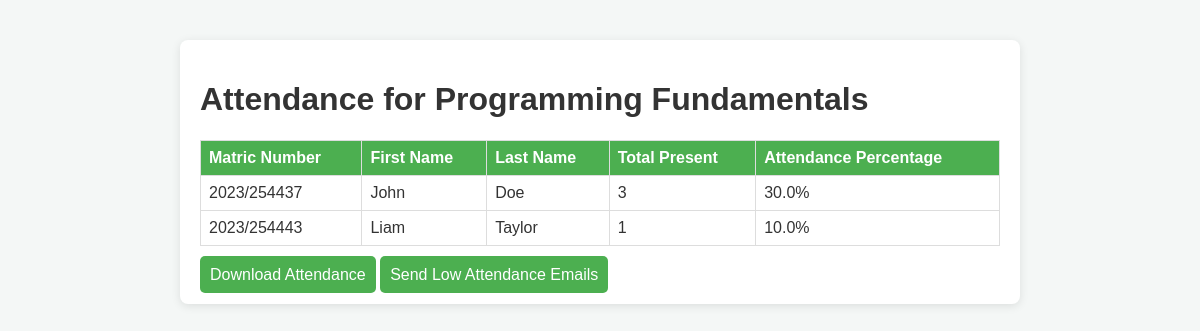
Screenshot of /view_attendance/102 (signed in) with the database file from the repository.
### tables this page shows
CREATE TABLE courses (
    course_id INTEGER PRIMARY KEY AUTOINCREMENT,
    course_name TEXT NOT NULL,
    lecturer_id INTEGER,
    FOREIGN KEY (lecturer_id) REFERENCES lecturers(id)
);

CREATE TABLE students (
    id INTEGER PRIMARY KEY AUTOINCREMENT,
    matric_number TEXT NOT NULL UNIQUE,
    first_name TEXT,
    last_name TEXT,
    email TEXT,
    department TEXT,
    phone_number TEXT,
    parent_email TEXT
);

### app.py (the view)
@app.route('/view_attendance/<int:course_id>')
def view_attendance(course_id):
    if 'user_id' not in session:
        return redirect(url_for('login'))
    db = get_db()
    course = db.execute('SELECT * FROM courses WHERE course_id = ?', (course_id,)).fetchone()
    if not course:
        flash("Course not found!")
        return redirect(url_for('lecturer_dashboard'))
    attendance_records = db.execute('''
        SELECT s.matric_number, s.first_name, s.last_name,
               COUNT(CASE WHEN a.status = "Present" THEN 1 END) AS total_present
        FROM attendance a
        JOIN students s ON a.student_id = s.id
        WHERE a.course_id = ?
        GROUP BY s.id
    ''', (course_id,)).fetchall()
    total_classes = 10  # Replace with the actual number of classes
    attendance_data = []
    for record in attendance_records:
        total_present = record['total_present']
        percentage = (total_present / total_classes) * 100
        attendance_data.append({
            'matric_number': record['matric_number'],
            'first_name': record['first_name'],
            'last_name': record['last_name'],
            'total_present': total_present,
            'attendance_percentage': round(percentage, 2),
        })
    return render_template('view_attendance.html', course=course, attendance=attendance_data)

### app.py (called while the page is built)
def get_db():
    conn = sqlite3.connect('attendance_system.db')
    conn.row_factory = sqlite3.Row
    return conn

### templates/view_attendance.html (shortened to what this page needs)
<!DOCTYPE html>
<html lang="en">
<head>
</head>
<body>
<div class="container">
    <h1>Attendance for {{ course['course_name'] }}</h1>
<table>
    <thead>
        <tr>
            <th>Matric Number</th>
            <th>First Name</th>
            <th>Last Name</th>
            <th>Total Present</th>
            <th>Attendance Percentage</th>
        </tr>
    </thead>
    <tbody>
        {% for record in attendance %}
        <tr>
            <td>{{ record.matric_number }}</td>
            <td>{{ record.first_name }}</td>
            <td>{{ record.last_name }}</td>
            <td>{{ record.total_present }}</td>
            <td>{{ record.attendance_percentage }}%</td>
        </tr>
        {% endfor %}
    </tbody>
</table>
    <a href="{{ url_for('download_attendance', course_id=course['course_id']) }}" class="btn">Download Attendance</a>
    <a href="{{ url_for('send_low_attendance_emails', course_id=course['course_id']) }}" class="btn">Send Low Attendance Emails</a>
</div>
</body>
</html>

### templates/view_attendance.html (style rules this page uses)
body { font-family: Arial, sans-serif; margin: 0; padding: 0; background-color: #f4f7f6; color: #333; }
.container { max-width: 800px; margin: 40px auto; background-color: #fff; padding: 20px; box-shadow: 0 2px 10px rgba(0, 0, 0, 0.1); border-radius: 8px; }
table { width: 100%; border-collapse: collapse; margin-bottom: 20px; }
th, td { border: 1px solid #ddd; padding: 8px; text-align: left; }
th { background-color: #4CAF50; color: white; }
.btn { background-color: #4CAF50; color: white; padding: 10px; text-decoration: none; border-radius: 5px; }

### rows the page displays
courses: course_name "Programming Fundamentals"
students: matric_number "2023/254437", first_name "John", last_name "Doe", total_present "3", attendance_percentage "30.0"
students: matric_number "2023/254443", first_name "Liam", last_name "Taylor", total_present "1", attendance_percentage "10.0"
